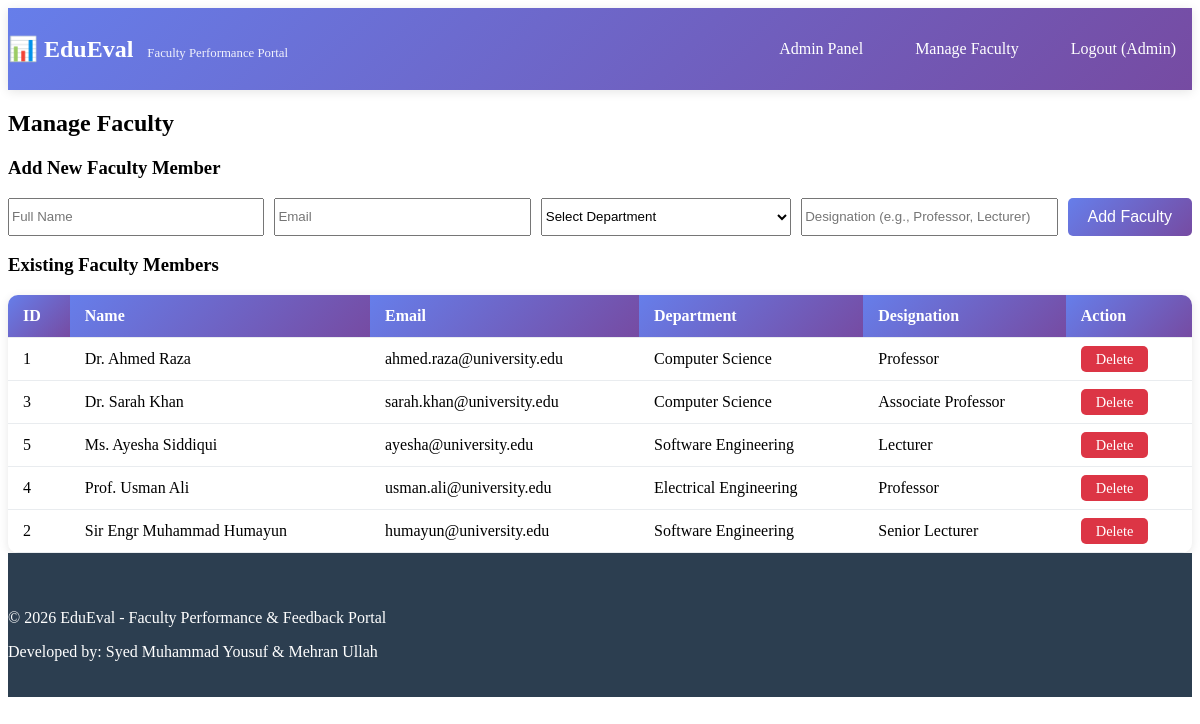
Screenshot of /admin/faculty_manage.php (signed in) with the database file from the repository.
### tables this page shows
CREATE TABLE faculty (
    id INT AUTO_INCREMENT PRIMARY KEY,
    name VARCHAR(100) NOT NULL,
    email VARCHAR(100) UNIQUE NOT NULL,
    department_id INT,
    designation VARCHAR(100),
    created_at TIMESTAMP DEFAULT CURRENT_TIMESTAMP,
    FOREIGN KEY (department_id) REFERENCES departments(id) ON DELETE SET NULL
);

CREATE TABLE departments (
    id INT AUTO_INCREMENT PRIMARY KEY,
    name VARCHAR(100) NOT NULL UNIQUE,
    created_at TIMESTAMP DEFAULT CURRENT_TIMESTAMP
);

### includes/functions.php (called while the page is built, shortened)
<?php
function getAllFaculty() {
    $pdo = getConnection();
    $stmt = $pdo->query("
        SELECT f.*, d.name as department_name
        FROM faculty f
        JOIN departments d ON f.department_id = d.id
        ORDER BY f.name
    ");
    return $stmt->fetchAll();
}
?>

### admin/faculty_manage.php (the view, shortened to what this page needs)
<?php
require_once '../includes/functions.php';
$faculty_list = getAllFaculty();
include '../includes/header.php';
?>
<div class="admin-manage">
    <h2>Manage Faculty</h2>
    <div class="add-form">
        <h3>Add New Faculty Member</h3>
        <form method="POST" action="">
            <div class="form-row">
                <input type="text" name="name" placeholder="Full Name" required>
                <input type="email" name="email" placeholder="Email" required>
                <select name="department_id" required>
                    <option value="">Select Department</option>
                </select>
                <input type="text" name="designation" placeholder="Designation (e.g., Professor, Lecturer)">
                <button type="submit" name="add_faculty" class="btn btn-primary">Add Faculty</button>
            </div>
        </form>
    </div>
    <div class="faculty-list">
        <h3>Existing Faculty Members</h3>
        <table class="data-table">
            <thead>
                <tr>
                    <th>ID</th>
                    <th>Name</th>
                    <th>Email</th>
                    <th>Department</th>
                    <th>Designation</th>
                    <th>Action</th>
                </tr>
            </thead>
            <tbody>
                <?php foreach($faculty_list as $faculty): ?>
                <tr>
                    <td><?php echo $faculty['id']; ?></td>
                    <td><?php echo htmlspecialchars($faculty['name']); ?></td>
                    <td><?php echo htmlspecialchars($faculty['email']); ?></td>
                    <td><?php echo htmlspecialchars($faculty['department_name']); ?></td>
                    <td><?php echo htmlspecialchars($faculty['designation']); ?></td>
                    <td>
                        <a href="?delete=<?php echo $faculty['id']; ?>" class="btn-delete" onclick="return confirm('Are you sure?')">Delete</a>
                    </td>
                </tr>
                <?php endforeach; ?>
            </tbody>
        </table>
    </div>
</div>
<?php include '../includes/footer.php'; ?>

### assets/css/style.css (style rules this page uses)
.btn { display: inline-block; padding: 10px 20px; border: none; border-radius: 5px; cursor: pointer; text-decoration: none; font-size: 1rem; transition: all 0.3s; }
.btn-primary { background: linear-gradient(135deg, #667eea 0%, #764ba2 100%); color: white; }
.data-table { width: 100%; background: white; border-collapse: collapse; border-radius: 10px; overflow: hidden; box-shadow: 0 2px 10px rgba(0,0,0,0.1); }
.data-table th, .data-table td { padding: 12px 15px; text-align: left; border-bottom: 1px solid #e9ecef; }
.data-table th { background: linear-gradient(135deg, #667eea 0%, #764ba2 100%); color: white; font-weight: 600; }
.btn-edit, .btn-delete { padding: 5px 15px; border-radius: 5px; text-decoration: none; font-size: 0.9rem; }
.btn-delete { background: #dc3545; color: white; }
.form-row { display: flex; gap: 10px; flex-wrap: wrap; }
.form-row input, .form-row select { flex: 1; min-width: 150px; }

### rows the page displays
faculty: id "1", name "Dr. Ahmed Raza", email "ahmed.raza@university.edu", department.name "Computer Science", designation "Professor"
faculty: id "3", name "Dr. Sarah Khan", email "sarah.khan@university.edu", department.name "Computer Science", designation "Associate Professor"
faculty: id "5", name "Ms. Ayesha Siddiqui", email "ayesha@university.edu", department.name "Software Engineering", designation "Lecturer"
faculty: id "4", name "Prof. Usman Ali", email "usman.ali@university.edu", department.name "Electrical Engineering", designation "Professor"
faculty: id "2", name "Sir Engr Muhammad Humayun", email "humayun@university.edu", department.name "Software Engineering", designation "Senior Lecturer"
